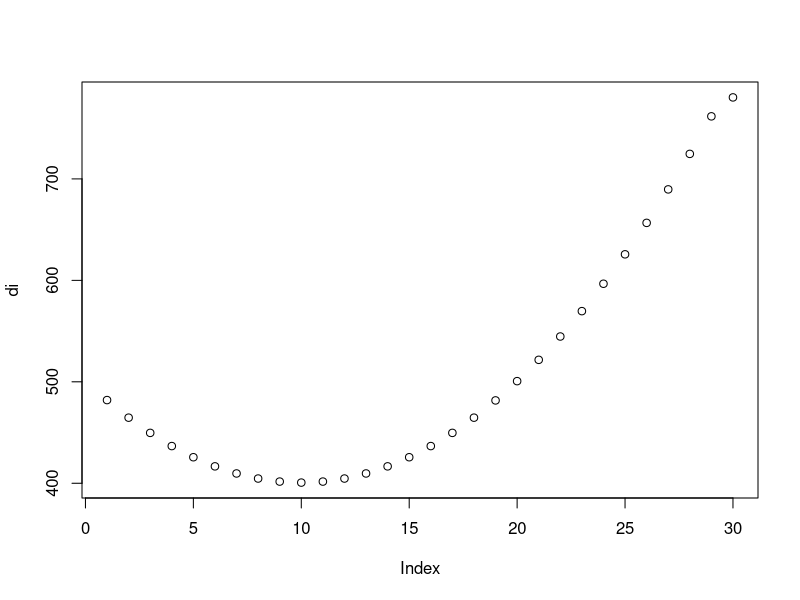
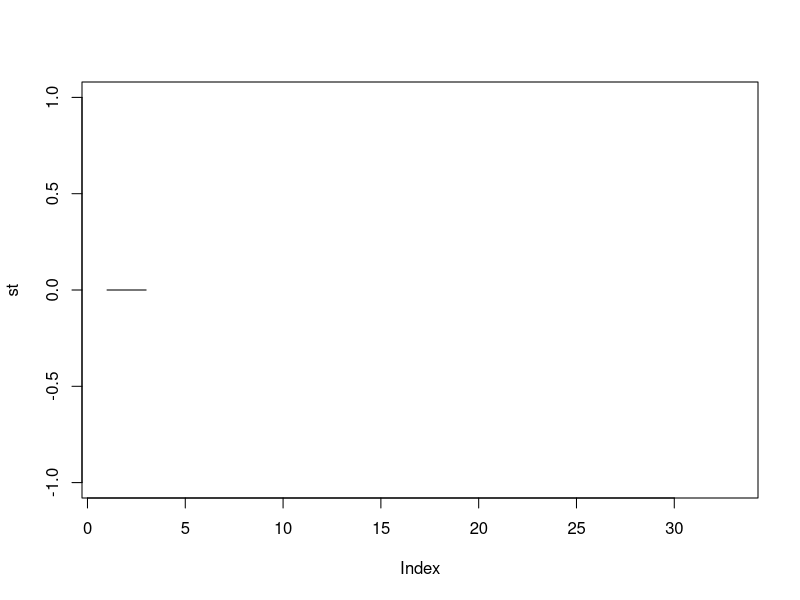

Reproduce these figures in R, in order.
testdata <- c(486, 474, 434, 441, 435, 401, 414, 414, 386, 405, 411,
                389, 414, 426, 410, 441, 459, 449, 486, 510,
                   506, 549, 579, 581, 630, 666, 674, 729, 771, 785)


avgfilter <- function(xt, q, even = FALSE) 
{
    n <- length(xt)

    mt <- rep(0, n)
    mt
    for (t in 1:n) {
        for (i in  (t - q) : (t + q))
        {
#Functionality for avaraging over periodic data of even periodicity optimaly
            even_coeff <- 1
            if (even){
                if (i == t - q | i == t + q) {
                        even_coeff <- 0.5
                }
            }
            if (i < 1){
                mt[t] <- mt[t] + xt[1] * even_coeff
                }
            else if (i >= n)
            {
                mt[t] <- mt[t] + xt[n] * even_coeff
            }
            else
            {
                mt[t] <- mt[t] + xt[i] * even_coeff
            }
        }
        mt[t] <- mt[t] * 1 / (1 + 2 * q)
    }
    return(mt)
}

seasonality_estimator <- function(xt, d)
{
    n <- length(xt)
    #finding number of periods
    nd <- n / d
    even <- FALSE
    if (d %% 2 == 0)
        {
        q <- d / 2
        even <- TRUE
        }
    else
    {
        q <- (d - 1) / 2
    }
    #_i contains len(xt) elements, while _k contains d elements,
    #one for each element in one period
    di <- rep(0, n)#(nd,d))
    wk <- rep(0, d)
    sk <- rep(0, d)
    si <- rep(0, n)
    #Removing trend with q chosen to eliminate noice and trend
    #of seasonlized data
    di <- avgfilter(xt, q, even)
    for (k in 1:d)
        {
            for (j in 1:nd)
            {
                wk[k] <- wk[k] + (xt[k + j * d] - di[k + j * d]) / nd
            }
        }
    plot(di)
    #In case wk doesn't sum to 0, we remove it to find the seasonal component
    for (k in 1:d)
    {
        sk[k] <- wk[k] - sum(wk) / d
    }
    #plot(wk)
    #The seasonality component sk which is of
    #lenght 1 period is thereby copied nd times
    for (periods in 1:nd)
    {
        for (i in 1:d)
        {
            si[periods * d + i] <- sk[i]
        }
    }
    return(si)
}

st <- seasonality_estimator(testdata, 3)
mt <- avgfilter(testdata, 5)
# plot(testdata, type = "l")
plot(st, type = "l")
# plot(mt, type = "l")
# plot(testdata - mt, type = "l")
